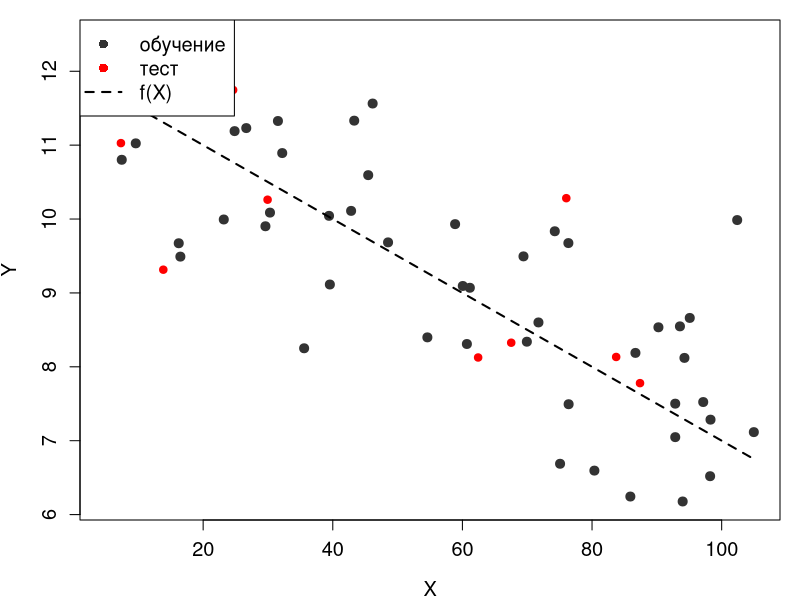
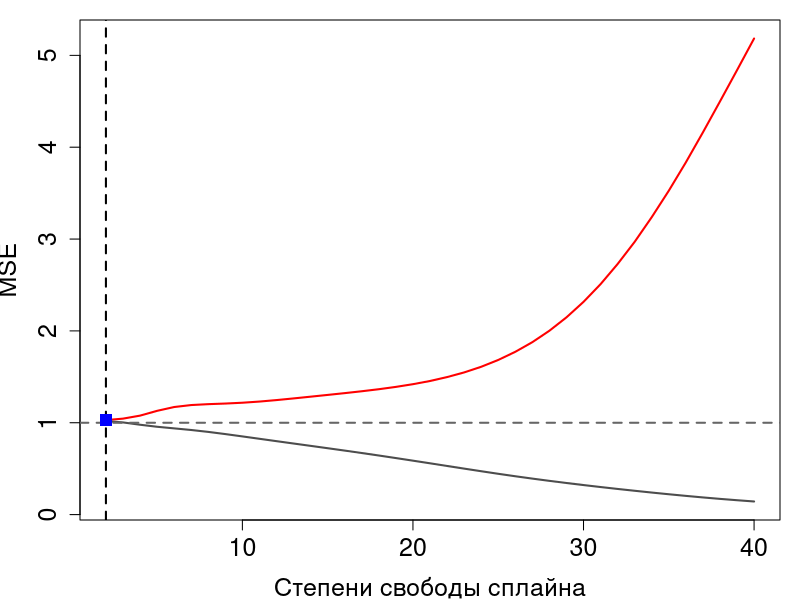
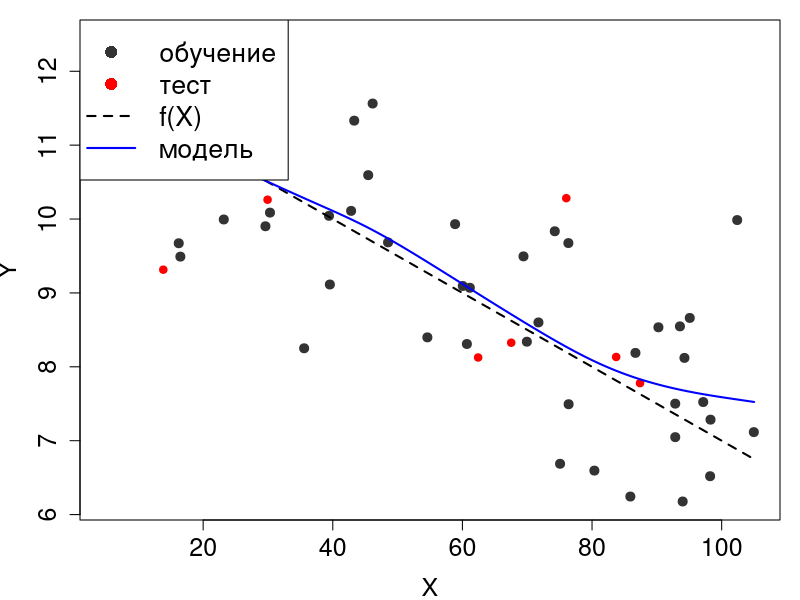

Here is the R script that generated these plots, in order:
# Esly russkie bukvy ne otobrajautsa: File -> Reopen with encoding... UTF-8

# Используйте UTF-8 как кодировку по умолчанию!
# Установить кодировку в RStudio: Tools -> Global Options -> General, 
#  Default text encoding: UTF-8

# Математическое моделирование: Практика 1

save.image()

# Точность модели, непрерывный Y -----------------------------------------------

# Пример из лекции =============================================================

#  Генерируем данные ###########################################################

# ядро
my.seed <- 1486372882

# наблюдений всего
n.all <- 60
# доля обучающей выборки
train.percent <- 0.85
# стандартное отклонение случайного шума
res.sd <- 1
# границы изменения X
x.min <- 5
x.max <- 105

# фактические значения X
set.seed(my.seed)
x <- runif(x.min, x.max, n = n.all)
x[1:5]

# случайный шум
set.seed(my.seed)
res <- rnorm(mean = 0, sd = res.sd, n = n.all)

# номера наблюдений тестовой выборки
set.seed(my.seed)
inTrain <- sample(seq_along(x), size = train.percent*n.all)
inTrain[1:5]

# истинная функция взаимосвязи
y.func <- function(x){12-0.05*x}

# фактические значения y
y <- y.func(x) + res
y[1:5]

# для графика истинной взаимосвязи
x.line <- seq(x.min, x.max, length = 200)
y.line <- y.func(x.line)

# Создаём векторы с данными для построения графиков ############################

# наблюдения на обучающей  выборке
x.train <- x[inTrain]
y.train <- y[inTrain]

# наблюдения на тестовой выборке
x.test <- x[-inTrain]
y.test <- y[-inTrain]

#  График 1: Исходные данные на график #########################################

# убираем широкие поля графика
par(mar = c(4, 4, 1, 1))

# наименьшие / наибольшие значения по осям
x.lim <- c(x.min, x.max)
y.lim <- c(min(y), max(y))

# фактические значения на обучающей выборке
im1 <- plot(x.train, y.train, col = grey(0.2),
     pch = 21, bg = grey(0.2),
     xlab = 'X', ylab = 'Y', 
     xlim = x.lim, ylim = y.lim,
     cex = 1.2, cex.lab = 1.2, cex.axis = 1.2)
# фактические на тестовой выборке
points(x.test, y.test, col = 'red', bg = 'red', pch = 21)
# истинная взаимосвязь
lines(x.line, y.line, lwd = 2, lty = 2)
# легенда
legend('topleft', legend = c('обучение', 'тест', 'f(X)'),
       pch = c(16, 16, NA), col = c(grey(0.2), 'red',
                                    'black'),
       lty = c(0, 0, 2), lwd = c(0, 0, 2),
       cex = 1.2)

save.image("im2.png")
#  Строим модель ###############################################################

# сплайн с df = 6
mod <- smooth.spline(x = x.train, y = y.train,
                     df = 6)
# модельные значения
#  на обучающей выборке
y.model.train <- predict(mod, 
                         data.frame(x = x.train))$y[, 1]
y.model.train[1:5]
# на тестовой выборке
y.model.test <- predict(mod, 
                        data.frame(x = x.test))$y[, 1]
y.model.test[1:5]

# оценка точности
MSE <- c(sum((y.train - y.model.train)^2)/length(y.train),
         sum((y.test - y.model.test)^2)/length(y.test))
MSE

#  Цикл по степеням свободы ####################################################

# макс. степень свободы
max.df <- 40

# таблица для записи ошибок
tbl <- data.frame(df = 2:40,
                  MSE.train = rep(0, max.df - 1),
                  MSE.test = rep(0, max.df - 1))
head(tbl)

for(i in 2:max.df){
  # модель
  mod <- smooth.spline(x = x.train, y = y.train,
                       df = i)
  # модельные значения
  y.model.train <- predict(mod, 
                           data.frame(x = x.train))$y[, 1]
  y.model.test <- predict(mod, 
                          data.frame(x = x.test))$y[, 1]
  # расчёт ошибки
  MSE <- c(sum((y.train - y.model.train)^2)/length(y.train),
           sum((y.test - y.model.test)^2)/length(y.test))
  # запись в таблицу
  tbl[tbl$df == i, c(2, 3)] <- MSE
}

head(tbl)

# до этого места разабрали на паре

#  График 2: Зависимость MSE от гибкости модели ################################

plot(x = tbl$df, y = tbl$MSE.test, type = 'l', col = 'red', lwd = 2,
     xlab = 'Степени свободы сплайна', ylab = 'MSE',
     ylim = c(min(tbl$MSE.train, tbl$MSE.test), 
              max(tbl$MSE.train, tbl$MSE.test)),
     cex = 1.2, cex.lab = 1.5, cex.axis = 1.5)
lines(x = tbl$df, y = tbl$MSE.train, col = grey(0.3), lwd = 2)
# неустранимая ошибка
abline(h = res.sd, lty = 2, col = grey(0.4), lwd = 2)

# степени свободы у наименьшей ошибки на тестовой выборке
tbl[tbl$MSE.test == min(tbl$MSE.test), 'df']
# подробное сообщение в консоль
print(paste0('Наименьшая MSE на тестовой выборке достигается при df = ', 
             tbl[tbl$MSE.test == min(tbl$MSE.test), 'df'], '.'))

# вертикальная прямая для найденного значения df
abline(v = tbl[tbl$MSE.test == min(tbl$MSE.test), 'df'], lty = 2, lwd = 2)
# точка минимальной MSE на тестовой выборке
points(x = tbl[tbl$MSE.test == min(tbl$MSE.test), 'df'],
       y = tbl[tbl$MSE.test == min(tbl$MSE.test), 'MSE.test'], 
       pch = 15, col = 'blue', cex = 1.5)

#  График 3: Модель с наименьшей MSE на тестовой выборке #######################
# то же, что график 2, но для df, соответствующего наименьшей MSE на тестовой выборке

mod.MSE.test <- smooth.spline(x = x.train, y = y.train, df = 4)

# для гладких графиков модели
x.model.plot <- seq(x.min, x.max, length = 250)
y.model.plot <- predict(mod.MSE.test, data.frame(x = x.model.plot))$y[, 1]

# убираем широкие поля рисунка
par(mar = c(4, 4, 1, 1))

# наименьшие/наибольшие значения по осям
x.lim <- c(x.min, x.max)
y.lim <- c(min(y), max(y))

# наблюдения с шумом (обучающая выборка)
plot(x.train, y.train, col = grey(0.2), bg = grey(0.2), pch = 21,
     xlab = 'X', ylab = 'Y', 
     xlim = x.lim, ylim = y.lim, 
     cex = 1.2, cex.lab = 1.5, cex.axis = 1.5)

# наблюдения тестовой выборки
points(x.test, y.test, col = 'red', bg = 'red', pch = 21)

# истинная функция
lines(x.line, y.line, lwd = 2, lty = 2)

# модель
lines(x.model.plot, y.model.plot, lwd = 2, col = 'blue')

# легенда
legend('topleft', legend = c('обучение', 'тест', 'f(X)', 'модель'),
       pch = c(16, 16, NA, NA), 
       col = c(grey(0.2), 'red', 'black', 'blue'),  
       lty = c(0, 0, 2, 1), lwd = c(1, 1, 2, 2), cex = 1.6)

#  Ответ на теоретический вопрос ################################

# Усиление линейности взаимосвязи повлияло на величину MSE следующим образом: 
# стандартная ошибка на обучающей выборке стала меньше (0.8516178 < 0.8707958); 
# стандартная ошибка на тестовой выборке стала меньше (1.6874485 < 1.7136031). 
# Увеличение числа степеней свободы приводит к тому, что стандартная ошибка 
# на обучающей выборке уменьшается, а на тестовой - увеличивается. 
# В предыдущем примере наблюдали следующую зависимость: увеличение числа 
# степеней свободы приводило к уменьшению стандартной ошибки на обучающей выборке 
# и к её уменьшению на тестовой.